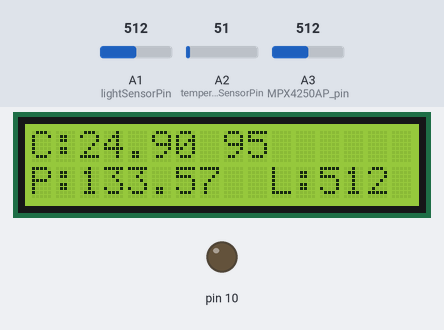
Bench run of a sketch on a simulated Arduino Uno, built with avr-gcc and run on an emulated ATmega328P. On the bench: 16×2 character LCD, output pins drawn as LEDs (lit = HIGH). The inputs (shaded band) are chosen by the test bench; at power-on: A2 (temperatureSensorPin) = 51, A1 (lightSensorPin) = 512, A3 (MPX4250AP_pin) = 512. The local clock reads 2024-03-15 10:24:30 at power-on unless the sketch sets it; storage starts empty; what the sketch prints to the serial monitor is not drawn.

Above: at 1.2 s.
1.3 s: A2 (temperatureSensorPin) set to 61
At 10.7 s:
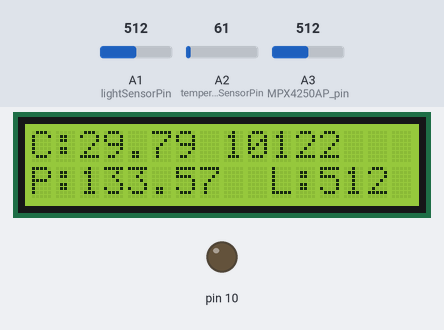
11.6 s: A1 (lightSensorPin) set to 716
At 20.5 s:
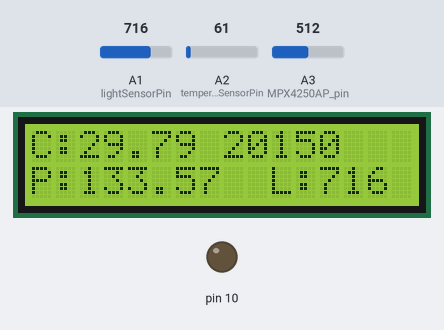
21.6 s: A3 (MPX4250AP_pin) set to 716
At 31.3 s:
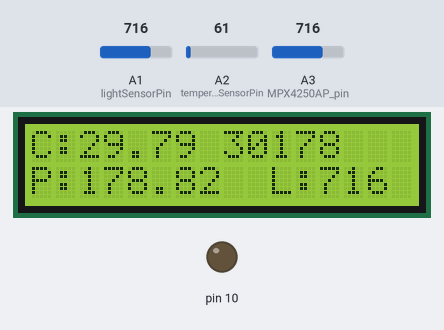
31.6 s: A2 (temperatureSensorPin) set to 71
At 41.4 s:
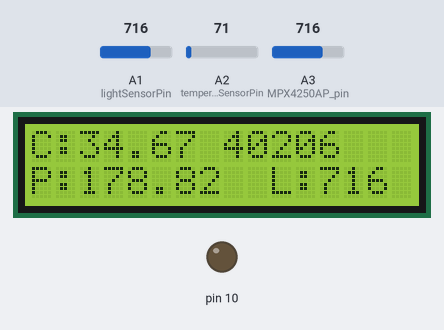
41.7 s: A1 (lightSensorPin) set to 900
At 51.2 s:
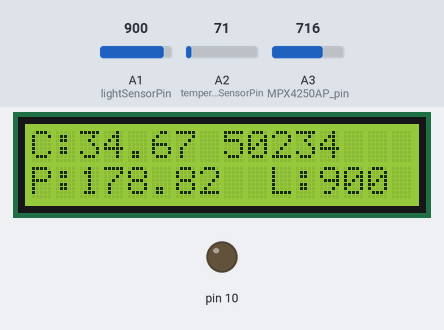
51.7 s: A3 (MPX4250AP_pin) set to 900
At 61.1 s:
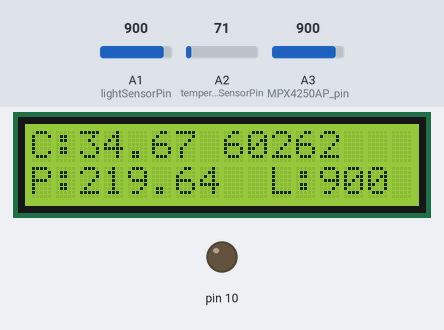
Timing chart, 0 to 62.6 s (numbered marks = the images above; inputs shaded):
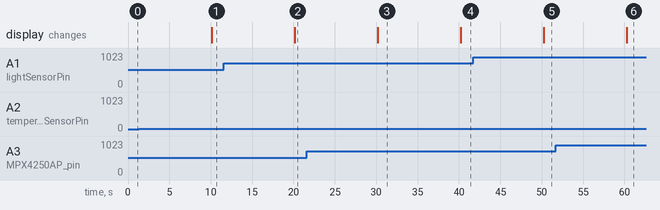

Measured:
- after the input at 1.3 s, the display: changes after 8.8 s (image 1)
- after the input at 11.6 s, the display: changes after 8.6 s (image 2)
- after the input at 21.6 s, the display: changes after 8.6 s (image 3)
- after the input at 31.6 s, the display: changes after 8.6 s (image 4)
- after the input at 41.7 s, the display: changes after 8.6 s (image 5)
- after the input at 51.7 s, the display: changes after 8.6 s (image 6)

The sketch:

code.ino
```cpp
#include <Wire.h>
#include <SD.h>
#include <LiquidCrystal.h>
#include "RTClib.h"


RTC_DS1307 RTC;
Sd2Card card;
SdVolume volume;
SdFile root;
LiquidCrystal lcd(7, 6, 5, 4, 3, 2);
const int chipSelect = 10;
File logFile;

// Pressure Sensor
const int MPX4250AP_pin = 3;
double MPX4250AP_read_value = 0;
float pressurekPa = 0;
// Temperature Sensor
const int temperatureSensorPin = 2;
// Light Sensor
const int lightSensorPin = 1;
int lightLevel;


void setup () {
  pinMode(10, OUTPUT);
  Serial.begin(57600);
  Wire.begin();
  RTC.begin();

  if (! RTC.isrunning()) {
    Serial.println("RTC is NOT running!");
    // following line sets the RTC to the date & time this sketch was compiled
    // uncomment it & upload to set the time, date and start run the RTC!
    //RTC.adjust(DateTime(__DATE__, __TIME__));
  }
 // see if the card is present and can be initialized:
  if (!SD.begin(chipSelect)) {
    Serial.println("Card failed, or not present");
    // don't do anything more:
    return;
  }
  Serial.println("card initialized.");
  lcd.begin(16, 2);
  // print the type of card
  Serial.print("\nCard type: ");
  switch(card.type()) {
    case SD_CARD_TYPE_SD1:
      Serial.println("SD1");
      lcd.print("SD1");
      break;
    case SD_CARD_TYPE_SD2:
      Serial.println("SD2");
      lcd.print("SD2");
      break;
    case SD_CARD_TYPE_SDHC:
      Serial.println("SDHC");
      lcd.print("SDHC");
      break;
    default:
      Serial.println("Unknown");
  }

}

void loop () {
    DateTime now = RTC.now();

    Serial.print(now.year(), DEC);
    Serial.print('/');
    Serial.print(now.month(), DEC);
    Serial.print('/');
    Serial.print(now.day(), DEC);
    Serial.print(' ');
    Serial.print(now.hour(), DEC);
    Serial.print(':');
    Serial.print(now.minute(), DEC);
    Serial.print(':');
    Serial.print(now.second(), DEC);
    Serial.println();

    Serial.print(" since 1970 = ");
    Serial.print(now.unixtime());
    Serial.print("s = ");
    Serial.print(now.unixtime() / 86400L);
    Serial.println("d");

    // calculate a date which is 7 days and 30 seconds into the future
    DateTime future (now.unixtime() + 7 * 86400L + 30);

    Serial.print(" now + 7d + 30s: ");
    Serial.print(future.year(), DEC);
    Serial.print('/');
    Serial.print(future.month(), DEC);
    Serial.print('/');
    Serial.print(future.day(), DEC);
    Serial.print(' ');
    Serial.print(future.hour(), DEC);
    Serial.print(':');
    Serial.print(future.minute(), DEC);
    Serial.print(':');
    Serial.print(future.second(), DEC);
    Serial.println();

    Serial.println();

    showAndWriteMeasurements();
    delay(10000);
}

void showAndWriteMeasurements() {
    MPX4250AP_read_value = analogRead(MPX4250AP_pin);
    pressurekPa = (MPX4250AP_read_value*(.00488)/(.022)+20);
    lcd.setCursor(0, 1); lcd.print("P:");
    lcd.setCursor(2, 1); lcd.print(pressurekPa);

    lcd.setCursor(0,0); lcd.print("C:");
    float celsius = (analogRead(temperatureSensorPin)/1024.0)*500;
    lcd.setCursor(2,0); lcd.print(celsius);

    lcd.setCursor(10,1); lcd.print("L:");
    lightLevel = analogRead(lightSensorPin);
    lcd.setCursor(12,1); lcd.print(lightLevel);

    lcd.setCursor(8,0);
    lcd.print(millis());

    logFile = SD.open("log.txt", FILE_WRITE);
    if (logFile) {
        DateTime now = RTC.now();
        logFile.print(now.year(), DEC);
        logFile.print('/');
        logFile.print(now.month(), DEC);
        logFile.print('/');
        logFile.print(now.day(), DEC);
        logFile.print(' ');
        logFile.print(now.hour(), DEC);
        logFile.print(':');
        logFile.print(now.minute(), DEC);
        logFile.print(':');
        logFile.print(now.second(), DEC);
        logFile.println();

        logFile.print("Pressure: ");
        logFile.println(pressurekPa);
        logFile.print("Celsius: ");
        logFile.println(celsius);
        logFile.print("Light level:");
        logFile.println(lightLevel);

        logFile.close();
        Serial.println("Measurements written to log file");
    } else {
      Serial.println("error opening log file");
    }

}
```
